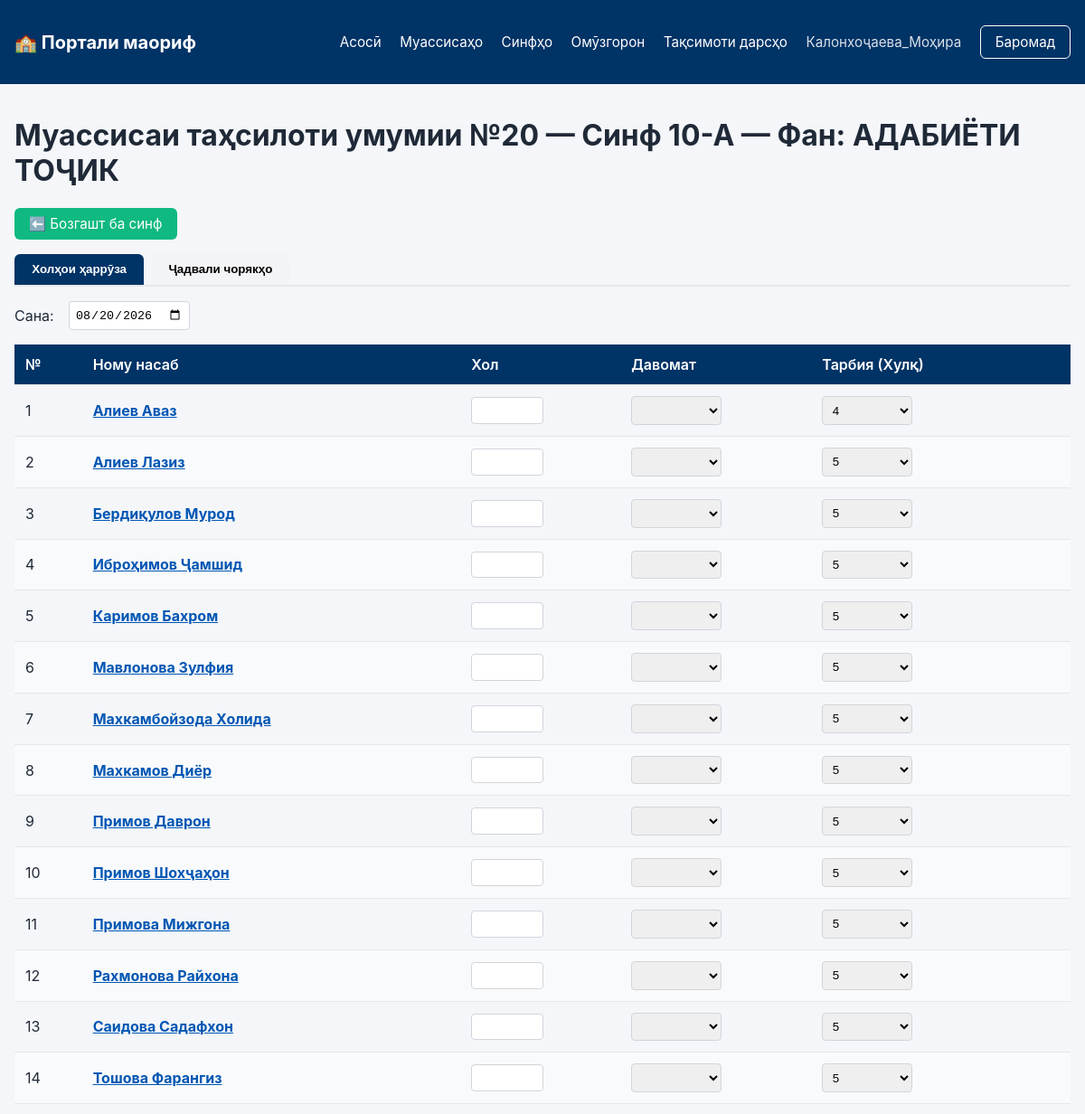
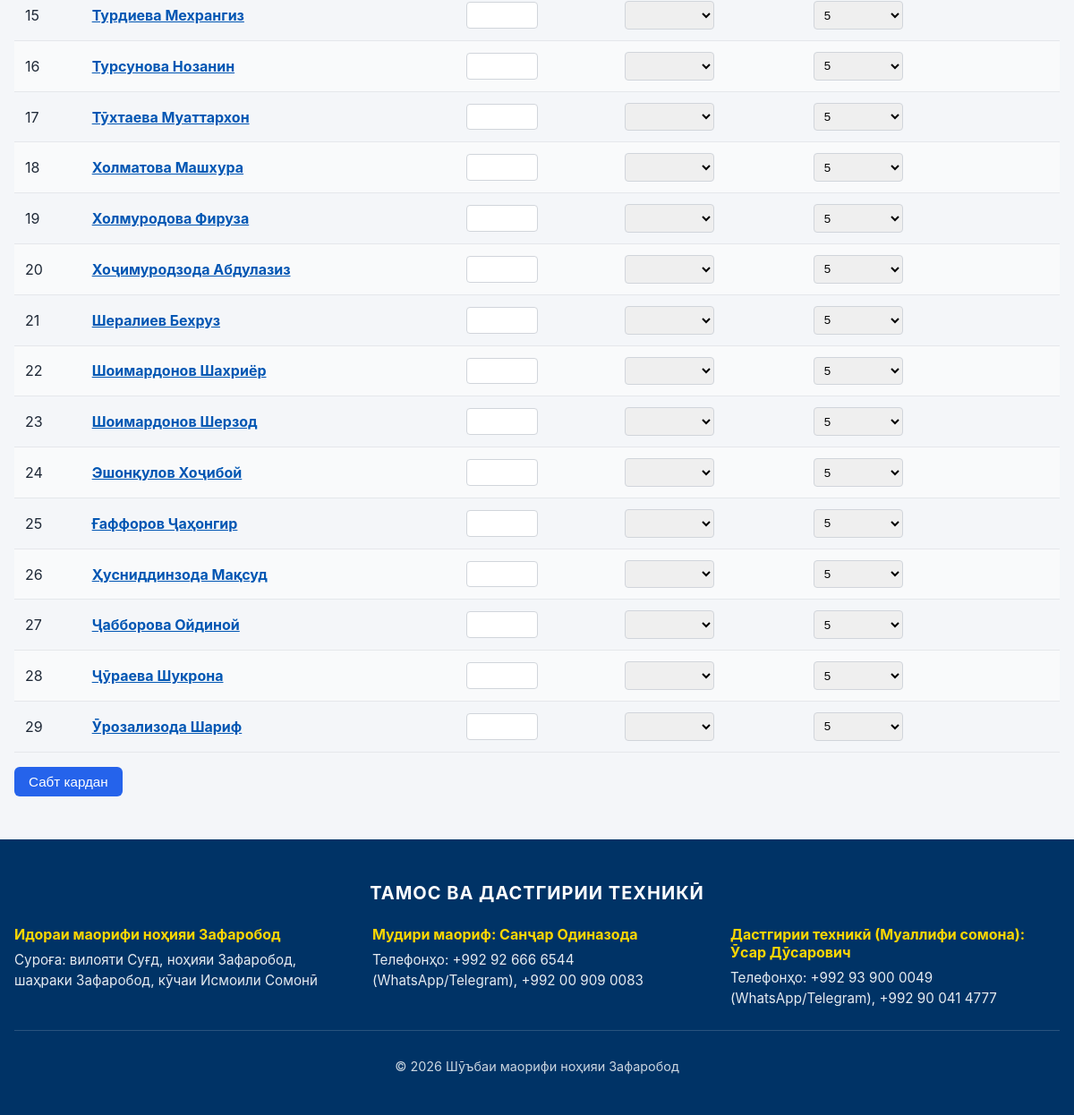
Page /school/24/class/10-А/grade/АДАБИЁТИ ТОҶИК/ (signed in) on the committed database (2 pictures, top to bottom).
### portal/models.py (models this page shows, shortened)
class School(models.Model):
    name = models.CharField('Номи муассиса', max_length=255, unique=True)
    director = models.CharField('Директор', max_length=255, blank=True)
    phone = models.CharField('Рақами телефон', max_length=50, blank=True)
    type = models.CharField('Намуд', max_length=50, choices=SCHOOL_TYPE_CHOICES, default='Мактаб')
    language = models.CharField('Забон', max_length=50, choices=LANGUAGE_CHOICES, default='Тоҷикӣ')
    class Meta:
        verbose_name = 'Муассисаи таълимӣ'
        verbose_name_plural = 'Муассисаҳои таълимӣ'
        ordering = ['name']

class Student(models.Model):
    id = models.CharField('Рамзи ID', max_length=255, primary_key=True)
    full_name = models.CharField('Ному насаб', max_length=255)
    class_name = models.CharField('Синф', max_length=20)
    school = models.ForeignKey(School, on_delete=models.CASCADE, verbose_name='Муассиса')
    class Meta:
        verbose_name = 'Хонанда'
        verbose_name_plural = 'Хонандагон'
        ordering = ['school', 'class_name', 'full_name']

### portal/views.py (the view, shortened to what this page needs)
# urls.py: path('school/<int:school_id>/class/<str:class_name>/grade/<str:subject>/', views.grade_entry, name='grade_entry'),
@login_required
def grade_entry(request, school_id, class_name, subject):
    school = get_object_or_404(School, id=school_id)
    if not has_school_access(request.user, school):
        return redirect('dashboard')
    class_name = normalize_class_name(class_name)
    subject = normalize_subject(subject)
    if not can_view_grade_journal(request.user, school, class_name, subject):
        return redirect('dashboard')
    students = Student.objects.filter(school=school, class_name=class_name).order_by('full_name')
    date_str = request.GET.get('date', '')
    try:
        selected_date = datetime.date.fromisoformat(date_str) if date_str else datetime.date.today()
    except ValueError:
        selected_date = datetime.date.today()
    daily_grades = {}
    daily_attendance = {}
    daily_behavior = {}
    prior_behavior = {}
    for g in Grade.objects.filter(
        student__in=students,
        behavior_score__isnull=False,
        date__lt=selected_date
    ).order_by('student_id', '-date'):
        if g.student_id not in prior_behavior:
            prior_behavior[g.student_id] = g.behavior_score
    behavior_default = {}
    for s in students:
        if s.id in daily_behavior:
            behavior_default[s.id] = daily_behavior[s.id]
        elif s.id in prior_behavior:
            behavior_default[s.id] = prior_behavior[s.id]
        else:
            behavior_default[s.id] = 5
    q_grades = QuarterGrade.objects.filter(
        student__school=school,
        class_name=class_name,
        subject=subject
    ).select_related('student')
    qmap_by_student = {}
    for g in q_grades:
        sid = g.student_id
        if sid not in qmap_by_student:
            qmap_by_student[sid] = {}
        if g.quarter == 0 and g.att_grade is not None:
            qmap_by_student[sid]['att'] = g.att_grade
        elif g.grade is not None:
            qmap_by_student[sid][g.quarter] = g.grade
    quarter_grades = {}
    calculated = {}
    for student in students:
        qmap = qmap_by_student.get(student.id, {})
        quarter_grades[student.id] = qmap
        calculated[student.id] = calc_quarterly(qmap)
    non_graded = is_non_graded(class_name)
    locked_quarters = set(
        QuarterLock.objects.filter(
            school=school,
            class_name=class_name,
            subject=subject,
            locked=True
        ).values_list('quarter', flat=True)
    )
    daily_quarter_locked = is_quarter_locked(school, class_name, subject, get_date_quarter(selected_date))
    return render(request, 'portal/grade_entry.html', {
        'school': school,
        'class_name': class_name,
        'subject': subject,
        'students': students,
        'date': selected_date,
        'daily_grades': daily_grades,
        'daily_attendance': daily_attendance,
        'daily_behavior': daily_behavior,
        'behavior_default': behavior_default,
        'quarter_grades': quarter_grades,
        'calculated': calculated,
        'non_graded': non_graded,
        'qualitative_choices': QUALITATIVE_CHOICES,
        'quarter_numbers': [1, 2, 3, 4],
        'locked_quarters': locked_quarters,
        'daily_quarter_locked': daily_quarter_locked,
    })

### portal/models.py (called while the page is built)
def normalize_class_name(raw):
    if not raw:
        return ''
    raw = str(raw).strip().upper()
    raw = raw.replace('_', '-')
    raw = raw.replace(' ', '-')
    match = re.search(r'(\d+)\s*[-]?\s*([A-ZА-ЯЁ])', raw)
    if match:
        num = match.group(1)
        let = match.group(2)
        trans = {'A': 'А', 'B': 'Б', 'C': 'В', 'K': 'К'}
        let = trans.get(let, let)
        return f"{num}-{let}"
    return raw

def normalize_subject(raw):
    if not isinstance(raw, str):
        raw = str(raw)
    sub = ' '.join(raw.strip().upper().split())
    synonyms = {
        'ОДХ': 'ОИХ', 'OIX': 'ОИХ', 'OIH': 'ОИХ', 'ODX': 'ОИХ',
        'ОИҲ': 'ОИХ', 'ОИХ': 'ОИХ',
    }
    return synonyms.get(sub, sub)

### portal/templatetags/portal_extras.py (called while the page is built)
@register.filter
def dict_key(d, k):
    if d is None:
        return ''
    return d.get(k, '')

### portal/utils.py (called while the page is built)
def class_numeric_part(class_name):
    m = re.search(r'(\d+)', str(class_name))
    return int(m.group(1)) if m else 0

def is_non_graded(class_name):
    num = str(class_numeric_part(class_name))
    return num in NON_GRADED_CLASSES or num == '0'

### portal/views.py (called while the page is built)
def calc_quarterly(qmap):
    calc = {'semi_annual_1': None, 'semi_annual_2': None, 'annual': None, 'final': None}
    if 1 in qmap and qmap[1] is not None and 2 in qmap and qmap[2] is not None:
        calc['semi_annual_1'] = std_round((qmap[1] + qmap[2]) / 2)
    if 3 in qmap and qmap[3] is not None and 4 in qmap and qmap[4] is not None:
        calc['semi_annual_2'] = std_round((qmap[3] + qmap[4]) / 2)
    if calc['semi_annual_1'] is not None and calc['semi_annual_2'] is not None:
        calc['annual'] = std_round((calc['semi_annual_1'] + calc['semi_annual_2']) / 2)
    if calc['annual'] is not None:
        if 'att' in qmap and qmap['att'] is not None:
            calculated_final = std_round((calc['annual'] + qmap['att']) / 2)
            calc['final'] = min(calculated_final, qmap['att'])
        else:
            calc['final'] = calc['annual']
    return calc

def get_date_quarter(date):
    m = date.month
    if m in (9, 10, 11):
        return 1
    elif m in (12, 1, 2):
        return 2
    elif m in (3, 4, 5):
        return 3
    elif m in (6, 7, 8):
        return 4
    return None

def is_quarter_locked(school, class_name, subject, quarter):
    if quarter is None:
        return False
    return QuarterLock.objects.filter(
        school=school,
        class_name=normalize_class_name(class_name),
        subject=normalize_subject(subject),
        quarter=quarter,
        locked=True
    ).exists()

### portal/templates/portal/grade_entry.html (shortened to what this page needs)
{% extends 'portal/base.html' %}
{% load portal_extras %}
{% block content %}
<h1>{{ school.name }} — Синф {{ class_name }} — Фан: {{ subject }}</h1>
<a href="{% url 'class_detail' school_id=school.id class_name=class_name %}" class="btn btn-secondary" style="margin-bottom:1rem;">⬅️ Бозгашт ба синф</a>
<form method="post" action="{% url 'grade_entry' school.id class_name subject %}">
<div class="tabs">
  <button type="button" class="tab-btn active" onclick="openTab('daily', this)">Холҳои ҳаррӯза</button>
  <button type="button" class="tab-btn" onclick="openTab('quarterly', this)">Ҷадвали чорякҳо</button>
</div>
<div id="daily" class="tab-content active">
  <div class="toolbar" style="margin-bottom:1rem;">
    <label for="daily-date">Сана:</label>
    <input type="date" id="daily-date" name="date" value="{{ date|date:'Y-m-d' }}" onchange="window.location.href='?date='+this.value">
  </div>
  <table class="data-table editable">
    <thead>
      <tr><th>№</th><th>Ному насаб</th><th>Хол</th><th>Давомат</th><th>Тарбия (Хулқ)</th><th></th></tr>
    </thead>
    <tbody>
      {% for s in students %}
      <tr>
        <td>{{ forloop.counter }}</td>
        <td><a href="{% url 'student_detail' s.id %}" style="color: #0056b3; text-decoration: underline; font-weight: bold;">{{ s.full_name }}</a></td>
        <td>
          {% if non_graded %}
          <select name="score_{{ s.id }}" class="daily-input grade-select" data-row-id="{{ forloop.counter }}" data-student-id="{{ s.id }}" data-subject="{{ subject }}" data-field="score" {% if daily_quarter_locked %}disabled{% endif %}>
            {% for val, label in qualitative_choices %}
            <option value="{{ val }}" {% if daily_grades|dict_key:s.id|stringformat:"s" == val %}selected{% endif %}>{{ label }}</option>
            {% endfor %}
          </select>
          {% else %}
          <input type="number" name="score_{{ s.id }}" min="1" max="10" step="1"
                 value="{{ daily_grades|dict_key:s.id }}" class="daily-input grade-input"
                 data-row-id="{{ forloop.counter }}" data-student-id="{{ s.id }}" data-subject="{{ subject }}" data-field="score"
                 {% if daily_quarter_locked %}disabled{% endif %}>
          {% endif %}
        </td>
        <td>
          <select name="attendance_{{ s.id }}" class="daily-att grade-select" data-row-id="{{ forloop.counter }}" data-student-id="{{ s.id }}" data-subject="{{ subject }}" data-field="attendance" {% if daily_quarter_locked %}disabled{% endif %}>
            <option value="" {% if not daily_attendance|dict_key:s.id %}selected{% endif %}></option>
            <option value="+" {% if daily_attendance|dict_key:s.id == '+' %}selected{% endif %}>+ (босабаб)</option>
          </select>
        </td>
        <td>
          <select name="behavior_{{ s.id }}" class="daily-behavior grade-select" data-row-id="{{ forloop.counter }}" data-student-id="{{ s.id }}" data-subject="{{ subject }}" data-field="behavior_score" {% if daily_quarter_locked %}disabled{% endif %}>
            {% for val in "12345" %}
            <option value="{{ val }}" {% if behavior_default|dict_key:s.id|stringformat:"s" == val %}selected{% endif %}>{{ val }}</option>
            {% endfor %}
          </select>
        </td>
        <td><span class="save-status" id="daily-status-{{ forloop.counter }}"></span></td>
      </tr>
      {% empty %}
      <tr><td colspan="6">Хонанда ёфт нашуд.</td></tr>
      {% endfor %}
    </tbody>
  </table>
</div>
<div style="margin-top:1rem;">
  <button type="submit" class="btn btn-primary">Сабт кардан</button>
</div>
</form>
{% endblock %}

### portal/templates/portal/base.html (shortened to what this page needs)
<!DOCTYPE html>
<html lang="uz-cyrl">
<head>
    {% load static %}
    <link rel="stylesheet" href="{% static 'portal/css/style.css' %}">
</head>
<body>
    <nav class="navbar">
        <div class="container nav-inner">
            <a href="{% url 'dashboard' %}" class="logo">🏫 Портали маориф</a>
            <div class="nav-links">
                {% if user.is_authenticated %}
                    <a href="{% url 'dashboard' %}">Асосӣ</a>
                    <a href="{% url 'school_list' %}">Муассисаҳо</a>
                    {% if user.userprofile.school %}
                        <a href="{% url 'class_list' user.userprofile.school.id %}">Синфҳо</a>
                        <a href="{% url 'teacher_list' user.userprofile.school.id %}">Омӯзгорон</a>
                        <a href="{% url 'lesson_allocation' %}">Тақсимоти дарсҳо</a>
                    {% endif %}
                    {% if not user.is_superuser %}
                        <span class="user">{{ user.username }}</span>
                    {% endif %}
                    <a href="{% url 'logout' %}" class="btn btn-outline">Баромад</a>
                {% else %}
                    <a href="{% url 'login' %}" class="btn">Вуруд</a>
                {% endif %}
            </div>
        </div>
    </nav>
    <main class="container">
        {% block content %}{% endblock %}
    </main>
    <footer class="site-footer">
        <div class="container">
            <h3>ТАМОС ВА ДАСТГИРИИ ТЕХНИКӢ</h3>
            <div class="footer-columns">
                <div class="footer-col">
                    <strong>Идораи маорифи ноҳияи Зафаробод</strong>
                    <p>Суроға: вилояти Суғд, ноҳияи Зафаробод, шаҳраки Зафаробод, кӯчаи Исмоили Сомонӣ</p>
                </div>
                <div class="footer-col">
                    <strong>Мудири маориф: Санҷар Одиназода</strong>
                    <p>Телефонҳо: +992 92 666 6544 (WhatsApp/Telegram), +992 00 909 0083</p>
                </div>
                <div class="footer-col">
                    <strong>Дастгирии техникӣ (Муаллифи сомона): Ӯсар Дӯсарович</strong>
                    <p>Телефонҳо: +992 93 900 0049 (WhatsApp/Telegram), +992 90 041 4777</p>
                </div>
            </div>
            <div class="footer-bottom">
                <p>© {% now 'Y' %} Шӯъбаи маорифи ноҳияи Зафаробод</p>
            </div>
        </div>
    </footer>
</body>
</html>

### portal/static/portal/css/style.css (style rules this page uses)
* { box-sizing: border-box; }
body { font-family: -apple-system, BlinkMacSystemFont, "Segoe UI", Roboto, "Arial", sans-serif; margin: 0; padding: 0; background: #f4f6f9; color: #1f2937; }
.container { max-width: 1200px; margin: 0 auto; padding: 1rem; }
.navbar { background: #003366; color: #fff; padding: 0.75rem 0; }
.nav-inner { display: flex; justify-content: space-between; align-items: center; }
.logo { color: #fff; font-size: 1.25rem; text-decoration: none; font-weight: bold; }
.nav-links a, .nav-links span { color: #fff; text-decoration: none; margin-left: 1rem; font-size: 0.95rem; }
.user { opacity: 0.85; }
.btn { display: inline-block; padding: 0.5rem 1rem; background: #2563eb; color: #fff; border: none; border-radius: 0.375rem; cursor: pointer; text-decoration: none; font-size: 0.95rem; transition: background 0.2s; }
.btn-outline { background: transparent; border: 1px solid #fff; }
.btn-secondary { background: #10b981; }
.data-table { width: 100%; border-collapse: collapse; margin-top: 0.75rem; }
.data-table th, .data-table td { text-align: left; padding: 0.75rem; border-bottom: 1px solid #e5e7eb; }
.data-table th { background: #003366; color: #fff; font-weight: 600; }
.data-table tr:nth-child(even) { background: #f9fafb; }
.data-table input.grade-input { width: 80px; padding: 0.4rem; border: 1px solid #d1d5db; border-radius: 0.25rem; }
.toolbar { display: flex; gap: 1rem; align-items: center; margin-bottom: 1rem; flex-wrap: wrap; }

### portal/templates/portal/base.html (style rules this page uses)
.site-footer { background: #003366; color: #fff; padding: 2rem 0 1rem; margin-top: 2rem; }
.site-footer h3 { text-align: center; margin: 0 0 1.5rem; font-size: 1.25rem; letter-spacing: 1px; }
.footer-columns { display: grid; grid-template-columns: repeat(3, 1fr); gap: 2rem; }
.footer-col strong { display: block; margin-bottom: 0.5rem; font-size: 1rem; color: #ffd700; }
.footer-col p { margin: 0; line-height: 1.5; font-size: 0.95rem; opacity: 0.9; }
.footer-bottom { text-align: center; margin-top: 1.5rem; padding-top: 1rem; border-top: 1px solid rgba(255,255,255,0.2); font-size: 0.9rem; opacity: 0.8; }

### portal/templates/portal/grade_entry.html (style rules this page uses)
.tabs { display: flex; gap: 0.5rem; margin-bottom: 1rem; border-bottom: 2px solid #e5e7eb; }
.tab-btn { padding: 0.6rem 1.2rem; background: #f3f4f6; border: none; border-radius: 0.375rem 0.375rem 0 0; cursor: pointer; font-weight: 600; }
.tab-btn.active { background: #003366; color: #fff; }
.tab-content { display: none; }
.tab-content.active { display: block; }
.grade-select { width: 100px; padding: 0.4rem; border: 1px solid #d1d5db; border-radius: 0.25rem; }
#daily-date { padding: 0.4rem; border: 1px solid #d1d5db; border-radius: 0.25rem; }

### rows in the picture
School: name "Муассисаи таҳсилоти умумии №20"
Student: full_name "Алиев Аваз", id "4"
Student: full_name "Алиев Лазиз", id "5"
Student: full_name "Бердиқулов Мурод", id "5"
Student: full_name "Иброҳимов Ҷамшид", id "5"
Student: full_name "Каримов Бахром", id "5"
Student: full_name "Мавлонова Зулфия", id "5"
Student: full_name "Махкамбойзода Холида", id "5"
Student: full_name "Махкамов Диёр", id "5"
Student: full_name "Примов Даврон", id "5"
Student: full_name "Примов Шохҷаҳон", id "5"
Student: full_name "Примова Мижгона", id "5"
Student: full_name "Рахмонова Райхона", id "5"
Student: full_name "Саидова Садафхон", id "5"
Student: full_name "Тошова Фарангиз", id "5"
Student: full_name "Турдиева Мехрангиз", id "5"
Student: full_name "Турсунова Нозанин", id "5"
Student: full_name "Тӯхтаева Муаттархон", id "5"
Student: full_name "Холматова Машхура", id "5"
Student: full_name "Холмуродова Фируза", id "5"
Student: full_name "Хоҷимуродзода Абдулазиз", id "5"
Student: full_name "Шералиев Бехруз", id "5"
Student: full_name "Шоимардонов Шахриёр", id "5"
Student: full_name "Шоимардонов Шерзод", id "5"
Student: full_name "Эшонқулов Хоҷибой", id "5"
Student: full_name "Ғаффоров Ҷаҳонгир", id "5"
Student: full_name "Ҳусниддинзода Мақсуд", id "5"
Student: full_name "Ҷабборова Ойдиной", id "5"
Student: full_name "Ҷӯраева Шукрона", id "5"
Student: full_name "Ӯрозализода Шариф", id "5"

### other values in the picture
{{ user.username }} "Калонхоҷаева_Моҳира"
{{ class_name }} "10-А"
{{ subject }} "АДАБИЁТИ ТОҶИК"
